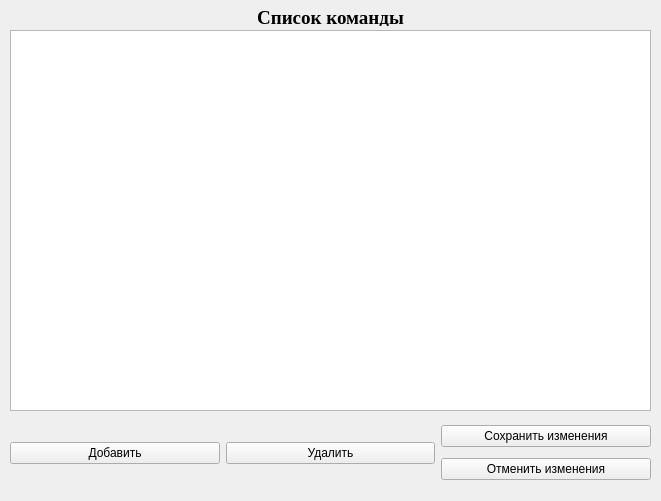
<?xml version="1.0" encoding="UTF-8"?>
<ui version="4.0">
 <class>command_widget</class>
 <widget class="QWidget" name="command_widget">
  <property name="geometry">
   <rect>
    <x>0</x>
    <y>0</y>
    <width>661</width>
    <height>501</height>
   </rect>
  </property>
  <property name="windowTitle">
   <string>Form</string>
  </property>
  <widget class="QLabel" name="label">
   <property name="geometry">
    <rect>
     <x>10</x>
     <y>10</y>
     <width>641</width>
     <height>16</height>
    </rect>
   </property>
   <property name="font">
    <font>
     <family>Times New Roman</family>
     <pointsize>14</pointsize>
     <weight>75</weight>
     <bold>true</bold>
    </font>
   </property>
   <property name="layoutDirection">
    <enum>Qt::LeftToRight</enum>
   </property>
   <property name="text">
    <string>Список команды</string>
   </property>
   <property name="alignment">
    <set>Qt::AlignCenter</set>
   </property>
  </widget>
  <widget class="QWidget" name="layoutWidget">
   <property name="geometry">
    <rect>
     <x>10</x>
     <y>420</y>
     <width>641</width>
     <height>67</height>
    </rect>
   </property>
   <layout class="QHBoxLayout" name="horizontalLayout">
    <item>
     <widget class="QPushButton" name="pushButton">
      <property name="text">
       <string>Добавить</string>
      </property>
     </widget>
    </item>
    <item>
     <widget class="QPushButton" name="pushButton_5">
      <property name="text">
       <string>Удалить</string>
      </property>
     </widget>
    </item>
    <item>
     <layout class="QVBoxLayout" name="verticalLayout">
      <item>
       <widget class="QPushButton" name="pushButton_2">
        <property name="text">
         <string>Сохранить изменения</string>
        </property>
       </widget>
      </item>
      <item>
       <widget class="QPushButton" name="pushButton_3">
        <property name="text">
         <string>Отменить изменения</string>
        </property>
       </widget>
      </item>
     </layout>
    </item>
   </layout>
  </widget>
  <widget class="QTableView" name="tableView">
   <property name="geometry">
    <rect>
     <x>10</x>
     <y>30</y>
     <width>641</width>
     <height>381</height>
    </rect>
   </property>
  </widget>
  <widget class="QPushButton" name="pushButton_4">
   <property name="geometry">
    <rect>
     <x>940</x>
     <y>200</y>
     <width>112</width>
     <height>28</height>
    </rect>
   </property>
   <property name="text">
    <string>Изменить</string>
   </property>
  </widget>
 </widget>
 <resources/>
 <connections/>
</ui>
